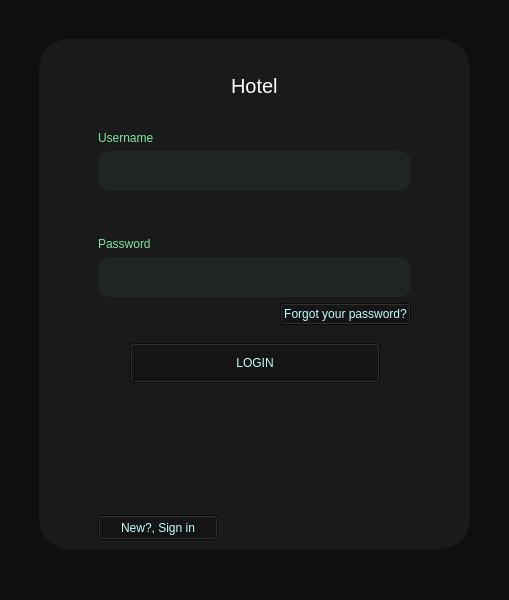
<?xml version="1.0" encoding="UTF-8"?>
<ui version="4.0">
 <class>MainWindow</class>
 <widget class="QMainWindow" name="MainWindow">
  <property name="geometry">
   <rect>
    <x>0</x>
    <y>0</y>
    <width>509</width>
    <height>600</height>
   </rect>
  </property>
  <property name="sizePolicy">
   <sizepolicy hsizetype="Preferred" vsizetype="Preferred">
    <horstretch>0</horstretch>
    <verstretch>0</verstretch>
   </sizepolicy>
  </property>
  <property name="minimumSize">
   <size>
    <width>400</width>
    <height>600</height>
   </size>
  </property>
  <property name="windowTitle">
   <string>ورود</string>
  </property>
  <property name="styleSheet">
   <string notr="true">QWidget{
    background-color:rgb(15, 15, 15) ;
}
QFrame{
    border-radius: 30%;
    background-color: rgb(26, 26, 26);
}

QLabel#hotellb {
color: rgb(255, 255, 255);
font-size: 20px;

}

QLabel{
    color: rgb(129, 230, 162);
    font-size: 12px;
}

QPushButton {
color: #c3ffff;
}

QPushButton:hover {
    background-color: #364b6b;
}

QLineEdit{
    background-color: rgba(92, 153, 163, 0.08);
    border-radius: 12px;
    font-size: 12px;
    padding: 10px 12px;
    color: #ffffff;
}
QLineEdit:focus{
    border: 1px solid #10421e;
    background-color: rgba(15, 15, 15, 0.096);
}</string>
  </property>
  <widget class="QWidget" name="centralwidget">
   <layout class="QGridLayout" name="gridLayout_4">
    <item row="0" column="0">
     <layout class="QGridLayout" name="gridLayout_3">
      <property name="leftMargin">
       <number>30</number>
      </property>
      <property name="topMargin">
       <number>30</number>
      </property>
      <property name="rightMargin">
       <number>30</number>
      </property>
      <property name="bottomMargin">
       <number>20</number>
      </property>
      <item row="0" column="0">
       <widget class="QFrame" name="frame">
        <property name="frameShape">
         <enum>QFrame::Shape::StyledPanel</enum>
        </property>
        <property name="frameShadow">
         <enum>QFrame::Shadow::Raised</enum>
        </property>
        <layout class="QGridLayout" name="gridLayout_2">
         <item row="0" column="0">
          <layout class="QGridLayout" name="gridLayout">
           <property name="leftMargin">
            <number>0</number>
           </property>
           <item row="3" column="0">
            <layout class="QVBoxLayout" name="verticalLayout_2">
             <property name="leftMargin">
              <number>50</number>
             </property>
             <item>
              <layout class="QHBoxLayout" name="horizontalLayout_3">
               <property name="leftMargin">
                <number>0</number>
               </property>
               <item>
                <widget class="QPushButton" name="sign">
                 <property name="sizePolicy">
                  <sizepolicy hsizetype="Preferred" vsizetype="Preferred">
                   <horstretch>0</horstretch>
                   <verstretch>0</verstretch>
                  </sizepolicy>
                 </property>
                 <property name="minimumSize">
                  <size>
                   <width>120</width>
                   <height>25</height>
                  </size>
                 </property>
                 <property name="cursor">
                  <cursorShape>PointingHandCursor</cursorShape>
                 </property>
                 <property name="text">
                  <string>New?, Sign in</string>
                 </property>
                </widget>
               </item>
               <item>
                <spacer name="horizontalSpacer_2">
                 <property name="orientation">
                  <enum>Qt::Orientation::Horizontal</enum>
                 </property>
                 <property name="sizeHint" stdset="0">
                  <size>
                   <width>40</width>
                   <height>20</height>
                  </size>
                 </property>
                </spacer>
               </item>
              </layout>
             </item>
            </layout>
           </item>
           <item row="1" column="0">
            <layout class="QVBoxLayout" name="verticalLayout_3">
             <item>
              <layout class="QHBoxLayout" name="horizontalLayout_7">
               <item>
                <spacer name="horizontalSpacer_5">
                 <property name="orientation">
                  <enum>Qt::Orientation::Horizontal</enum>
                 </property>
                 <property name="sizeHint" stdset="0">
                  <size>
                   <width>40</width>
                   <height>20</height>
                  </size>
                 </property>
                </spacer>
               </item>
               <item>
                <layout class="QVBoxLayout" name="verticalLayout_6">
                 <item>
                  <spacer name="verticalSpacer_3">
                   <property name="orientation">
                    <enum>Qt::Orientation::Vertical</enum>
                   </property>
                   <property name="sizeHint" stdset="0">
                    <size>
                     <width>20</width>
                     <height>40</height>
                    </size>
                   </property>
                  </spacer>
                 </item>
                 <item>
                  <widget class="QLabel" name="hotellb">
                   <property name="text">
                    <string>Hotel</string>
                   </property>
                  </widget>
                 </item>
                </layout>
               </item>
               <item>
                <spacer name="horizontalSpacer_6">
                 <property name="orientation">
                  <enum>Qt::Orientation::Horizontal</enum>
                 </property>
                 <property name="sizeHint" stdset="0">
                  <size>
                   <width>40</width>
                   <height>20</height>
                  </size>
                 </property>
                </spacer>
               </item>
              </layout>
             </item>
             <item>
              <spacer name="verticalSpacer">
               <property name="orientation">
                <enum>Qt::Orientation::Vertical</enum>
               </property>
               <property name="sizeHint" stdset="0">
                <size>
                 <width>20</width>
                 <height>40</height>
                </size>
               </property>
              </spacer>
             </item>
             <item>
              <layout class="QVBoxLayout" name="verticalLayout_4" stretch="0,0">
               <property name="spacing">
                <number>6</number>
               </property>
               <property name="sizeConstraint">
                <enum>QLayout::SizeConstraint::SetDefaultConstraint</enum>
               </property>
               <property name="leftMargin">
                <number>50</number>
               </property>
               <property name="topMargin">
                <number>0</number>
               </property>
               <property name="rightMargin">
                <number>50</number>
               </property>
               <property name="bottomMargin">
                <number>20</number>
               </property>
               <item>
                <widget class="QLabel" name="uselb">
                 <property name="text">
                  <string>Username</string>
                 </property>
                </widget>
               </item>
               <item>
                <widget class="QLineEdit" name="usrname">
                 <property name="minimumSize">
                  <size>
                   <width>250</width>
                   <height>40</height>
                  </size>
                 </property>
                 <property name="maximumSize">
                  <size>
                   <width>16777215</width>
                   <height>40</height>
                  </size>
                 </property>
                </widget>
               </item>
              </layout>
             </item>
             <item>
              <layout class="QVBoxLayout" name="verticalLayout_5">
               <property name="leftMargin">
                <number>50</number>
               </property>
               <property name="topMargin">
                <number>20</number>
               </property>
               <property name="rightMargin">
                <number>50</number>
               </property>
               <property name="bottomMargin">
                <number>100</number>
               </property>
               <item>
                <widget class="QLabel" name="paslb">
                 <property name="text">
                  <string>Password</string>
                 </property>
                </widget>
               </item>
               <item>
                <widget class="QLineEdit" name="passwd">
                 <property name="minimumSize">
                  <size>
                   <width>250</width>
                   <height>40</height>
                  </size>
                 </property>
                 <property name="maximumSize">
                  <size>
                   <width>16777215</width>
                   <height>40</height>
                  </size>
                 </property>
                 <property name="echoMode">
                  <enum>QLineEdit::EchoMode::Password</enum>
                 </property>
                </widget>
               </item>
               <item>
                <layout class="QHBoxLayout" name="horizontalLayout">
                 <item>
                  <spacer name="horizontalSpacer">
                   <property name="orientation">
                    <enum>Qt::Orientation::Horizontal</enum>
                   </property>
                   <property name="sizeHint" stdset="0">
                    <size>
                     <width>40</width>
                     <height>20</height>
                    </size>
                   </property>
                  </spacer>
                 </item>
                 <item>
                  <widget class="QPushButton" name="forgotpas">
                   <property name="cursor">
                    <cursorShape>PointingHandCursor</cursorShape>
                   </property>
                   <property name="text">
                    <string>Forgot your password?</string>
                   </property>
                  </widget>
                 </item>
                </layout>
               </item>
               <item>
                <layout class="QHBoxLayout" name="horizontalLayout_6" stretch="1,2,1">
                 <property name="topMargin">
                  <number>12</number>
                 </property>
                 <item>
                  <spacer name="horizontalSpacer_3">
                   <property name="orientation">
                    <enum>Qt::Orientation::Horizontal</enum>
                   </property>
                   <property name="sizeHint" stdset="0">
                    <size>
                     <width>40</width>
                     <height>20</height>
                    </size>
                   </property>
                  </spacer>
                 </item>
                 <item>
                  <widget class="QPushButton" name="action">
                   <property name="sizePolicy">
                    <sizepolicy hsizetype="Preferred" vsizetype="Preferred">
                     <horstretch>0</horstretch>
                     <verstretch>0</verstretch>
                    </sizepolicy>
                   </property>
                   <property name="minimumSize">
                    <size>
                     <width>250</width>
                     <height>40</height>
                    </size>
                   </property>
                   <property name="cursor">
                    <cursorShape>PointingHandCursor</cursorShape>
                   </property>
                   <property name="text">
                    <string>LOGIN</string>
                   </property>
                  </widget>
                 </item>
                 <item>
                  <spacer name="horizontalSpacer_4">
                   <property name="orientation">
                    <enum>Qt::Orientation::Horizontal</enum>
                   </property>
                   <property name="sizeHint" stdset="0">
                    <size>
                     <width>40</width>
                     <height>20</height>
                    </size>
                   </property>
                  </spacer>
                 </item>
                </layout>
               </item>
               <item>
                <spacer name="verticalSpacer_2">
                 <property name="orientation">
                  <enum>Qt::Orientation::Vertical</enum>
                 </property>
                 <property name="sizeHint" stdset="0">
                  <size>
                   <width>20</width>
                   <height>40</height>
                  </size>
                 </property>
                </spacer>
               </item>
              </layout>
             </item>
            </layout>
           </item>
          </layout>
         </item>
        </layout>
       </widget>
      </item>
     </layout>
    </item>
   </layout>
  </widget>
  <widget class="QMenuBar" name="menubar">
   <property name="geometry">
    <rect>
     <x>0</x>
     <y>0</y>
     <width>509</width>
     <height>33</height>
    </rect>
   </property>
  </widget>
  <widget class="QStatusBar" name="statusbar"/>
 </widget>
 <resources/>
 <connections/>
</ui>
